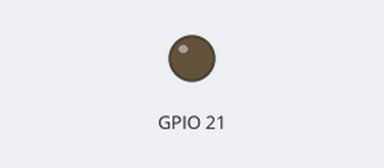
This program was run on a simulated Seeed XIAO ESP32-S3. Parts: output pins drawn as LEDs (lit = HIGH). WiFi joins after 1.5 s; servers stay silent unless stated; the camera gives no picture.

Above: at 0.3 s.
At 2.1 s:
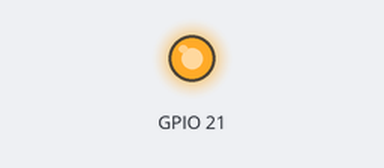
Timing chart, 0 to 3.6 s (numbered marks = the images above):
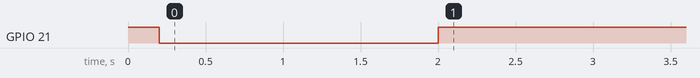

The program:

main.cpp
```cpp
#include <Arduino.h>
#include <WiFi.h>
#include <WiFiUDP.h>
#include <ESPmDNS.h>
#include <esp_camera.h>

#define HOST "toko-minibookx"
#define PORT 3333
#define SIZE 1024

WiFiUDP udp;
IPAddress host;
uint8_t t=0;

static camera_config_t cam_cfg={// https://github.com/espressif/esp-who/blob/master/docs/en/Camera_connections.md
	.pin_pwdn=-1,.pin_reset=-1,

	#ifdef ARDUINO_XIAO_ESP32S3
	.pin_xclk=10,.pin_sccb_sda=40,.pin_sccb_scl=39,

	.pin_d7=48,.pin_d6=11,.pin_d5=12,.pin_d4=14,.pin_d3=16,.pin_d2=18,.pin_d1=17,.pin_d0=15,
	.pin_vsync=38,.pin_href=47,.pin_pclk=13,
	#else
	.pin_xclk=4,.pin_sccb_sda=18,.pin_sccb_scl=23,

	.pin_d7=36,.pin_d6=37,.pin_d5=38,.pin_d4=39,.pin_d3=35,.pin_d2=14,.pin_d1=13,.pin_d0=34,
	.pin_vsync=5,.pin_href=27,.pin_pclk=25,
	#endif

	.xclk_freq_hz=20000000,//EXPERIMENTAL: Set to 16MHz on ESP32-S2 or ESP32-S3 to enable EDMA mode
	.ledc_timer=LEDC_TIMER_0,.ledc_channel=LEDC_CHANNEL_0,

	.pixel_format=PIXFORMAT_JPEG,//YUV422,GRAYSCALE,RGB565,JPEG
	.frame_size=FRAMESIZE_SVGA,//QQVGA-UXGA, For ESP32, do not use sizes above QVGA when not JPEG. The performance of the ESP32-S series has improved a lot, but JPEG mode always gives better frame rates.

	.jpeg_quality=12, //0-63, for OV series camera sensors, lower number means higher quality
	.fb_count=2, //When jpeg mode is used, if fb_count more than one, the driver will work in continuous mode.
	.grab_mode=CAMERA_GRAB_WHEN_EMPTY//CAMERA_GRAB_LATEST. Sets when buffers should be filled
};

void setup(){
	psramInit();pinMode(21,OUTPUT);digitalWrite(21,HIGH);delay(200);digitalWrite(21,LOW);

	WiFi.begin();
	for(uint8_t i=0;WiFi.status()!=WL_CONNECTED;i++){
		if(i>20){

			WiFi.beginSmartConfig();while(!WiFi.smartConfigDone()){delay(200);digitalWrite(21,HIGH);delay(200);digitalWrite(21,LOW);};
		}
		delay(500);
	}
	MDNS.begin("udp-cam");
	host=MDNS.queryHost(HOST);
	esp_camera_init(&cam_cfg);
	digitalWrite(21,HIGH);
}

void loop(){
	camera_fb_t *fb=esp_camera_fb_get();
	for(uint8_t n=(fb->len+SIZE-1)/SIZE,i=0;i<n;i++){
		udp.beginPacket(host,PORT);udp.write(t);udp.write(n);udp.write(i);udp.write(fb->buf+SIZE*i,i+1==n?fb->len-SIZE*i:SIZE);udp.endPacket();
	}
	t++;
	esp_camera_fb_return(fb);
}
```
